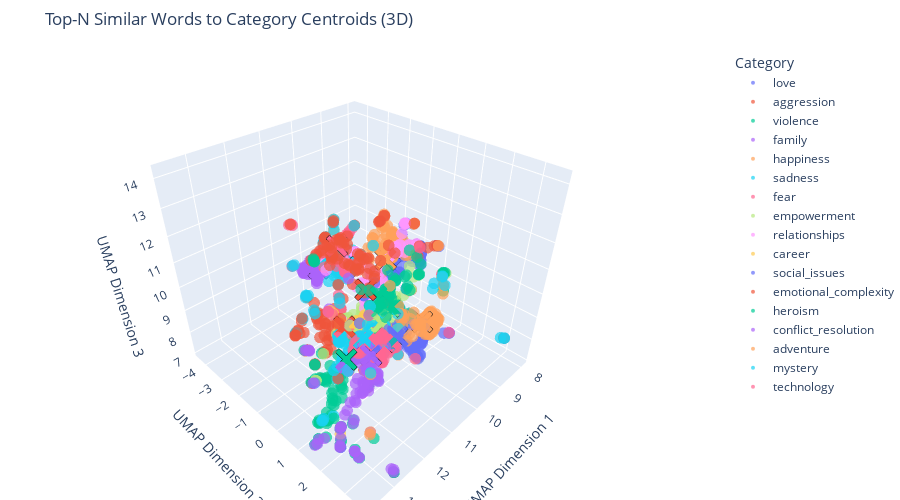

Notebook cell for this chart:
### Code cell
import pandas as pd
import numpy as np
import umap
import plotly.graph_objects as go
import plotly.express as px
import warnings

# Suppress the specific UMAP warning
warnings.filterwarnings(
    "ignore",
    message="n_jobs value 1 overridden to 1 by setting random_state. Use no seed for parallelism."
)

# --- Dimensionality Reduction with UMAP ---
reducer_3d = umap.UMAP(n_components=3, random_state=42)
embedding_3d = reducer_3d.fit_transform(embeddings)

# --- Assign 'x', 'y', 'z' Columns to df_embeddings ---
df_embeddings[['x', 'y', 'z']] = embedding_3d

# --- Create Copies of Sliced DataFrames ---
df_centroids = df_embeddings[df_embeddings['is_centroid']].copy()
df_words = df_embeddings[~df_embeddings['is_centroid']].copy()

# --- Create 'display_category' ---
df_words['display_category'] = df_words['category'].str.replace('_score', '', regex=False)
df_centroids['display_category'] = df_centroids['category'].str.replace('_score', '', regex=False)

# --- Define Categories and Color Mapping ---
categories = pd.concat([
    df_words['display_category'],
    df_centroids['display_category']
]).unique()

color_palette = px.colors.qualitative.Plotly
color_discrete_map = {cat: color_palette[i % len(color_palette)] for i, cat in enumerate(categories)}

# --- Clip Extreme Outliers to Improve Visibility ---
x_min, x_max = np.percentile(df_words['x'], [1, 99])
y_min, y_max = np.percentile(df_words['y'], [1, 99])
z_min, z_max = np.percentile(df_words['z'], [1, 99])

# --- Create 3D Plot ---
fig_3d = go.Figure()

# Add word traces per category
for cat in categories:
    cat_df = df_words[df_words['display_category'] == cat]
    if cat_df.empty:
        continue  # Skip if no data for this category
    fig_3d.add_trace(
        go.Scatter3d(
            x=cat_df['x'],
            y=cat_df['y'],
            z=cat_df['z'],
            mode='markers',
            marker=dict(
                size=4,
                color=color_discrete_map[cat],
                opacity=0.7
            ),
            customdata=np.stack([cat_df['word'], cat_df['display_category']], axis=-1),
            hovertemplate="Word: %{customdata[0]}<br>Category: %{customdata[1]}",
            name=cat,
            hoverinfo='none'
        )
    )

# Add centroid points
for cat in categories:
    cat_centroids = df_centroids[df_centroids['display_category'] == cat]
    if cat_centroids.empty:
        continue  # Skip if no centroids for this category
    fig_3d.add_trace(
        go.Scatter3d(
            x=cat_centroids['x'],
            y=cat_centroids['y'],
            z=cat_centroids['z'],
            mode='markers',
            marker=dict(
                symbol='x',
                size=8,
                color=color_discrete_map[cat],
                line=dict(width=2, color='black')
            ),
            customdata=np.stack([cat_centroids['word'], cat_centroids['display_category']], axis=-1),
            hovertemplate="Word: %{customdata[0]}<br>Category: %{customdata[1]}",
            showlegend=False
        )
    )

# --- Layout Settings ---
fig_3d.update_layout(
    title='Top-N Similar Words to Category Centroids (3D)',
    scene=dict(
        xaxis_title='UMAP Dimension 1',
        yaxis_title='UMAP Dimension 2',
        zaxis_title='UMAP Dimension 3',
        xaxis=dict(range=[x_min, x_max]),
        yaxis=dict(range=[y_min, y_max]),
        zaxis=dict(range=[z_min, z_max])
    ),
    legend_title='Category',
    hovermode='closest',
    width=900,
    height=500,
    margin=dict(l=0, r=0, b=0, t=50),
    scene_camera=dict(
        eye=dict(x=1.25, y=1.25, z=1.25)
    )
)

# --- Display the 3D Plot ---
fig_3d.show()

# --- Save the 3D Figure as an HTML File ---
fig_3d.write_html("centroids_top_words_plot_3d.html")
